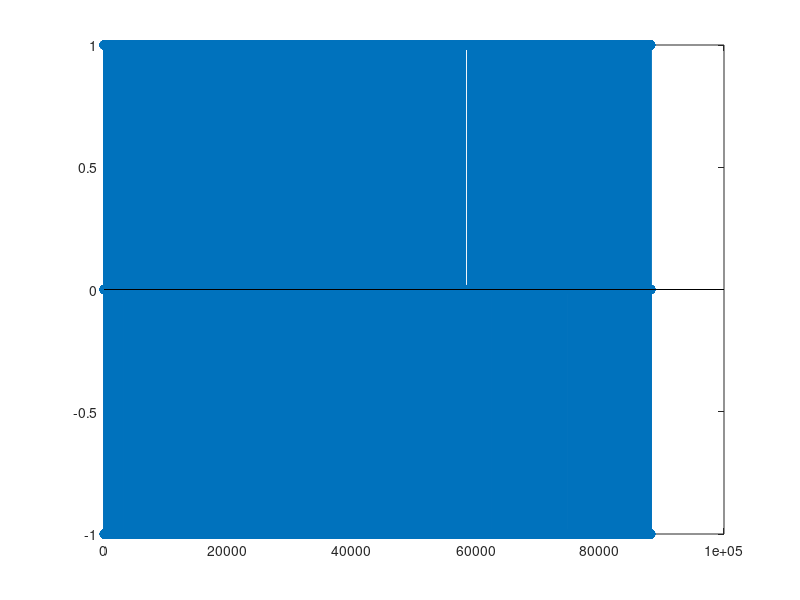

Recreate this plot in MATLAB. (Note: this script raises an error after producing the figure.)
%%%%% ELEC-E5620 Audio Signal Processing Demo Project %%%%%
%%%%% Filtered Velvet Noise Reverberation Algorithm %%%%%
clear all; close all; clc;
addpath('./audio');

%% 1. Velvet noise generation 

fs = 44100;
Nd = 2205;      % Pulse density: pulses/sec
% fs = 100;
% Nd = 5;      % Pulse density: pulses/sec
Td = fs/Nd;     % Avg distance btw impulses, in samples
sec = 2;        % Velvet noise duration
samp = fs*sec;  % Num samples
puls = Nd*sec;   % Num pulses

s = zeros(fs*sec,1);
m = 0:puls-1;   % Pulse counter

k = round(m*Td + rand(size(m))*(Td-1)); % Impulse positions
s(k) = 2*round(rand(size(m)))-1;

%% 2. Dark Velvet noise

% Create dark velvet noise with pulse width
m = 0:puls-1;
w_min = 1;
w_max = round(0.80*Td);
w = round(rand(size(m))*(w_max-w_min) + w_min);
k = round(m*Td + rand(size(m)).*(Td-w));
s_m = 2*round(rand(size(m)))-1;

dvn = zeros(fs*sec,1);
for i = 0:samp-1
    m_ = floor(i/Td)+1;
    n = i+1;
    if k(m_) <= n && n < k(m_) + w(m_)
        dvn(n) = s_m(m_);
    end
end

stem(dvn)

%% Time Varying DVN
clear all; clc;
addpath('./audio')
fs = 44100;
t = 2;
[param_width, param_dens] = createUserInputPlots(t,2205,500);
[dvnVarying, dvnVarying_eNorm] = makeTimeVaryingDVN(param_width,param_dens,fs,t);
spectrogram2(dvnVarying,fs);  % spectrogram of unnormalized dvn
spectrogram2(dvnVarying_eNorm,fs);

% Exponential decay on time varying DVN
dvnVarying_env = applyExponentialDecay(t, dvnVarying_eNorm, fs);
figure
plot(dvnVarying_env)

% Convolution with inputs
%%%%
%%%% NOTE: Please find sounds with 44100Hz sample rate KIITOS ... or else
%%%% resample or rewrite code XP
%%%%

[inSig, ~] = audioread("gunshot_dry.wav");
gunshot_reverb = normalizeLoudness(easyConvolution(dvnVarying_env, inSig),fs);
% sound(gunshot_reverb,fs);

[inSig, ~] = audioread("Vocal.wav");
vocal_reverb = normalizeLoudness(easyConvolution(dvnVarying_env, inSig),fs);
sound(vocal_reverb,fs);

[inSig, ~] = audioread("guitar_twang.wav");
guitar_reverb = normalizeLoudness(easyConvolution(dvnVarying_env, inSig),fs);
sound(guitar_reverb,fs);

[inSig, ~] = audioread("tomsdiner.wav");
startidx = round(fs*33.35);  % we want 0:33-0:39 (trust me)
endidx = startidx + 6*fs ;
inSig = inSig(startidx:endidx,:);
diner_reverb = normalizeLoudness(easyConvolution(dvnVarying_env, inSig),fs);

%%
%%%% Exporting DVN and convolved sounds %%%%
version = "05";
audiowrite("audio\dvn_" + version + ".wav",dvnVarying_eNorm,fs);
audiowrite("audio\dvn_" + version + "_decay.wav",dvnVarying_env,fs);
audiowrite("audio\dvn_" + version + "_gunshot.wav",gunshot_reverb,fs);
audiowrite("audio\dvn_" + version + "_counting.wav",vocal_reverb,fs);
audiowrite("audio\dvn_" + version + "_guitar.wav",guitar_reverb,fs);
audiowrite("audio\dvn_" + version + "_tomsdiner.wav",diner_reverb,fs);

%% If you want to convolve with an old dvn:
addpath('./audio')
oldVersion = "01";
inputfilename = "XXXXX.wav";

[dvn_in, fs] = audioread("dvn_" + oldVersion + ".wav");
spectrogram2(dvn_in,fs)

% [inSig, ~] = audioread(inputfilename);
% outSig = [conv(inSig(:,1),dvn_in), conv(inSig(:,2),dvn_in)] ;
% audiowrite("audio\dvn_" + oldVersion + "_" + inputfilename, outSig ,fs);

%% Exponential decay envelope

t60 = 2; % 2 seconds reverberation
dvn_env = applyExponentialDecay(t60, dvn, fs);
plot(dvn_env)

[inSig, ~] = audioread("gunshot_dry.wav");
gunshot_reverb = [conv(inSig(:,1),dvn_env), conv(inSig(:,2),dvn_env)] ;
soundsc(gunshot_reverb,fs);
%% 3. Filtered Velvet Noise FVN Reverberation Algorithm

% FVN reverb algo divides the RIR into short non-overlapping segments and
% approximates each segment as filtered white noise. Velvet noise is used
% instead of standard white noise.

% Block diagram
%

inSig = sweeptone(2);
sweep_reverb = conv(inSig,dvn_env) ;

spectrogram2(dvn,fs);
psd(dvn,fs);

soundsc(sweep_reverb,fs);
